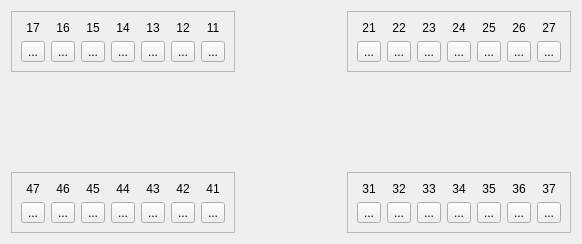
<?xml version="1.0" encoding="UTF-8"?>
<ui version="4.0">
 <class>TeethForm</class>
 <widget class="QWidget" name="TeethForm">
  <property name="geometry">
   <rect>
    <x>0</x>
    <y>0</y>
    <width>582</width>
    <height>244</height>
   </rect>
  </property>
  <property name="windowTitle">
   <string>Form</string>
  </property>
  <layout class="QVBoxLayout" name="verticalLayout_34">
   <item>
    <layout class="QVBoxLayout" name="verticalLayout_33">
     <item>
      <layout class="QHBoxLayout" name="horizontalLayout_6">
       <item>
        <widget class="QFrame" name="frame">
         <property name="frameShape">
          <enum>QFrame::StyledPanel</enum>
         </property>
         <property name="frameShadow">
          <enum>QFrame::Raised</enum>
         </property>
         <layout class="QVBoxLayout" name="verticalLayout_29">
          <item>
           <layout class="QHBoxLayout" name="horizontalLayout">
            <item>
             <layout class="QVBoxLayout" name="verticalLayout_7">
              <item>
               <widget class="QLabel" name="label">
                <property name="text">
                 <string>17</string>
                </property>
                <property name="alignment">
                 <set>Qt::AlignCenter</set>
                </property>
               </widget>
              </item>
              <item>
               <widget class="QToolButton" name="toolButton_17">
                <property name="text">
                 <string>...</string>
                </property>
                <property name="icon">
                 <iconset resource="Image.qrc">
                  <normaloff>:/teeth/teeth/topLeft/17.png</normaloff>:/teeth/teeth/topLeft/17.png</iconset>
                </property>
                <property name="iconSize">
                 <size>
                  <width>20</width>
                  <height>40</height>
                 </size>
                </property>
               </widget>
              </item>
             </layout>
            </item>
            <item>
             <layout class="QVBoxLayout" name="verticalLayout_6">
              <item>
               <widget class="QLabel" name="label_7">
                <property name="text">
                 <string>16</string>
                </property>
                <property name="alignment">
                 <set>Qt::AlignCenter</set>
                </property>
               </widget>
              </item>
              <item>
               <widget class="QToolButton" name="toolButton_16">
                <property name="text">
                 <string>...</string>
                </property>
                <property name="icon">
                 <iconset resource="Image.qrc">
                  <normaloff>:/teeth/teeth/topLeft/16.png</normaloff>:/teeth/teeth/topLeft/16.png</iconset>
                </property>
                <property name="iconSize">
                 <size>
                  <width>20</width>
                  <height>40</height>
                 </size>
                </property>
               </widget>
              </item>
             </layout>
            </item>
            <item>
             <layout class="QVBoxLayout" name="verticalLayout_5">
              <item>
               <widget class="QLabel" name="label_6">
                <property name="text">
                 <string>15</string>
                </property>
                <property name="alignment">
                 <set>Qt::AlignCenter</set>
                </property>
               </widget>
              </item>
              <item>
               <widget class="QToolButton" name="toolButton_15">
                <property name="text">
                 <string>...</string>
                </property>
                <property name="icon">
                 <iconset resource="Image.qrc">
                  <normaloff>:/teeth/teeth/topLeft/15.png</normaloff>:/teeth/teeth/topLeft/15.png</iconset>
                </property>
                <property name="iconSize">
                 <size>
                  <width>20</width>
                  <height>40</height>
                 </size>
                </property>
               </widget>
              </item>
             </layout>
            </item>
            <item>
             <layout class="QVBoxLayout" name="verticalLayout_4">
              <item>
               <widget class="QLabel" name="label_5">
                <property name="text">
                 <string>14</string>
                </property>
                <property name="alignment">
                 <set>Qt::AlignCenter</set>
                </property>
               </widget>
              </item>
              <item>
               <widget class="QToolButton" name="toolButton_14">
                <property name="text">
                 <string>...</string>
                </property>
                <property name="icon">
                 <iconset resource="Image.qrc">
                  <normaloff>:/teeth/teeth/topLeft/15.png</normaloff>:/teeth/teeth/topLeft/15.png</iconset>
                </property>
                <property name="iconSize">
                 <size>
                  <width>20</width>
                  <height>40</height>
                 </size>
                </property>
               </widget>
              </item>
             </layout>
            </item>
            <item>
             <layout class="QVBoxLayout" name="verticalLayout_3">
              <item>
               <widget class="QLabel" name="label_4">
                <property name="text">
                 <string>13</string>
                </property>
                <property name="alignment">
                 <set>Qt::AlignCenter</set>
                </property>
               </widget>
              </item>
              <item>
               <widget class="QToolButton" name="toolButton_13">
                <property name="text">
                 <string>...</string>
                </property>
                <property name="icon">
                 <iconset resource="Image.qrc">
                  <normaloff>:/teeth/teeth/topLeft/13.png</normaloff>:/teeth/teeth/topLeft/13.png</iconset>
                </property>
                <property name="iconSize">
                 <size>
                  <width>20</width>
                  <height>40</height>
                 </size>
                </property>
               </widget>
              </item>
             </layout>
            </item>
            <item>
             <layout class="QVBoxLayout" name="verticalLayout_2">
              <item>
               <widget class="QLabel" name="label_3">
                <property name="text">
                 <string>12</string>
                </property>
                <property name="alignment">
                 <set>Qt::AlignCenter</set>
                </property>
               </widget>
              </item>
              <item>
               <widget class="QToolButton" name="toolButton_12">
                <property name="text">
                 <string>...</string>
                </property>
                <property name="icon">
                 <iconset resource="Image.qrc">
                  <normaloff>:/teeth/teeth/topLeft/12.png</normaloff>:/teeth/teeth/topLeft/12.png</iconset>
                </property>
                <property name="iconSize">
                 <size>
                  <width>20</width>
                  <height>40</height>
                 </size>
                </property>
               </widget>
              </item>
             </layout>
            </item>
            <item>
             <layout class="QVBoxLayout" name="verticalLayout">
              <item>
               <widget class="QLabel" name="label_2">
                <property name="text">
                 <string>11</string>
                </property>
                <property name="alignment">
                 <set>Qt::AlignCenter</set>
                </property>
               </widget>
              </item>
              <item>
               <widget class="QToolButton" name="toolButton_11">
                <property name="text">
                 <string>...</string>
                </property>
                <property name="icon">
                 <iconset resource="Image.qrc">
                  <normaloff>:/teeth/teeth/topLeft/11.png</normaloff>:/teeth/teeth/topLeft/11.png</iconset>
                </property>
                <property name="iconSize">
                 <size>
                  <width>20</width>
                  <height>40</height>
                 </size>
                </property>
               </widget>
              </item>
             </layout>
            </item>
           </layout>
          </item>
         </layout>
        </widget>
       </item>
       <item>
        <spacer name="horizontalSpacer">
         <property name="orientation">
          <enum>Qt::Horizontal</enum>
         </property>
         <property name="sizeHint" stdset="0">
          <size>
           <width>18</width>
           <height>20</height>
          </size>
         </property>
        </spacer>
       </item>
       <item>
        <widget class="QFrame" name="frame_2">
         <property name="frameShape">
          <enum>QFrame::StyledPanel</enum>
         </property>
         <property name="frameShadow">
          <enum>QFrame::Raised</enum>
         </property>
         <layout class="QVBoxLayout" name="verticalLayout_30">
          <item>
           <layout class="QHBoxLayout" name="horizontalLayout_2">
            <item>
             <layout class="QVBoxLayout" name="verticalLayout_8">
              <item>
               <widget class="QLabel" name="label_13">
                <property name="text">
                 <string>21</string>
                </property>
                <property name="alignment">
                 <set>Qt::AlignCenter</set>
                </property>
               </widget>
              </item>
              <item>
               <widget class="QToolButton" name="toolButton_21">
                <property name="text">
                 <string>...</string>
                </property>
                <property name="icon">
                 <iconset resource="Image.qrc">
                  <normaloff>:/teeth/teeth/topRight/21.png</normaloff>:/teeth/teeth/topRight/21.png</iconset>
                </property>
                <property name="iconSize">
                 <size>
                  <width>20</width>
                  <height>40</height>
                 </size>
                </property>
               </widget>
              </item>
             </layout>
            </item>
            <item>
             <layout class="QVBoxLayout" name="verticalLayout_9">
              <item>
               <widget class="QLabel" name="label_10">
                <property name="text">
                 <string>22</string>
                </property>
                <property name="alignment">
                 <set>Qt::AlignCenter</set>
                </property>
               </widget>
              </item>
              <item>
               <widget class="QToolButton" name="toolButton_22">
                <property name="text">
                 <string>...</string>
                </property>
                <property name="icon">
                 <iconset resource="Image.qrc">
                  <normaloff>:/teeth/teeth/topRight/22.png</normaloff>:/teeth/teeth/topRight/22.png</iconset>
                </property>
                <property name="iconSize">
                 <size>
                  <width>20</width>
                  <height>40</height>
                 </size>
                </property>
               </widget>
              </item>
             </layout>
            </item>
            <item>
             <layout class="QVBoxLayout" name="verticalLayout_10">
              <item>
               <widget class="QLabel" name="label_8">
                <property name="text">
                 <string>23</string>
                </property>
                <property name="alignment">
                 <set>Qt::AlignCenter</set>
                </property>
               </widget>
              </item>
              <item>
               <widget class="QToolButton" name="toolButton_23">
                <property name="text">
                 <string>...</string>
                </property>
                <property name="icon">
                 <iconset resource="Image.qrc">
                  <normaloff>:/teeth/teeth/topRight/23.png</normaloff>:/teeth/teeth/topRight/23.png</iconset>
                </property>
                <property name="iconSize">
                 <size>
                  <width>20</width>
                  <height>40</height>
                 </size>
                </property>
               </widget>
              </item>
             </layout>
            </item>
            <item>
             <layout class="QVBoxLayout" name="verticalLayout_11">
              <item>
               <widget class="QLabel" name="label_14">
                <property name="text">
                 <string>24</string>
                </property>
                <property name="alignment">
                 <set>Qt::AlignCenter</set>
                </property>
               </widget>
              </item>
              <item>
               <widget class="QToolButton" name="toolButton_24">
                <property name="text">
                 <string>...</string>
                </property>
                <property name="icon">
                 <iconset resource="Image.qrc">
                  <normaloff>:/teeth/teeth/topRight/24.png</normaloff>:/teeth/teeth/topRight/24.png</iconset>
                </property>
                <property name="iconSize">
                 <size>
                  <width>20</width>
                  <height>40</height>
                 </size>
                </property>
               </widget>
              </item>
             </layout>
            </item>
            <item>
             <layout class="QVBoxLayout" name="verticalLayout_12">
              <item>
               <widget class="QLabel" name="label_9">
                <property name="text">
                 <string>25</string>
                </property>
                <property name="alignment">
                 <set>Qt::AlignCenter</set>
                </property>
               </widget>
              </item>
              <item>
               <widget class="QToolButton" name="toolButton_25">
                <property name="text">
                 <string>...</string>
                </property>
                <property name="icon">
                 <iconset resource="Image.qrc">
                  <normaloff>:/teeth/teeth/topRight/25.png</normaloff>:/teeth/teeth/topRight/25.png</iconset>
                </property>
                <property name="iconSize">
                 <size>
                  <width>20</width>
                  <height>40</height>
                 </size>
                </property>
               </widget>
              </item>
             </layout>
            </item>
            <item>
             <layout class="QVBoxLayout" name="verticalLayout_13">
              <item>
               <widget class="QLabel" name="label_11">
                <property name="text">
                 <string>26</string>
                </property>
                <property name="alignment">
                 <set>Qt::AlignCenter</set>
                </property>
               </widget>
              </item>
              <item>
               <widget class="QToolButton" name="toolButton_26">
                <property name="text">
                 <string>...</string>
                </property>
                <property name="icon">
                 <iconset resource="Image.qrc">
                  <normaloff>:/teeth/teeth/topRight/26.png</normaloff>:/teeth/teeth/topRight/26.png</iconset>
                </property>
                <property name="iconSize">
                 <size>
                  <width>20</width>
                  <height>40</height>
                 </size>
                </property>
               </widget>
              </item>
             </layout>
            </item>
            <item>
             <layout class="QVBoxLayout" name="verticalLayout_14">
              <item>
               <widget class="QLabel" name="label_12">
                <property name="text">
                 <string>27</string>
                </property>
                <property name="alignment">
                 <set>Qt::AlignCenter</set>
                </property>
               </widget>
              </item>
              <item>
               <widget class="QToolButton" name="toolButton_27">
                <property name="text">
                 <string>...</string>
                </property>
                <property name="icon">
                 <iconset resource="Image.qrc">
                  <normaloff>:/teeth/teeth/topRight/27.png</normaloff>:/teeth/teeth/topRight/27.png</iconset>
                </property>
                <property name="iconSize">
                 <size>
                  <width>20</width>
                  <height>40</height>
                 </size>
                </property>
               </widget>
              </item>
             </layout>
            </item>
           </layout>
          </item>
         </layout>
        </widget>
       </item>
      </layout>
     </item>
     <item>
      <spacer name="verticalSpacer">
       <property name="orientation">
        <enum>Qt::Vertical</enum>
       </property>
       <property name="sizeHint" stdset="0">
        <size>
         <width>20</width>
         <height>17</height>
        </size>
       </property>
      </spacer>
     </item>
     <item>
      <layout class="QHBoxLayout" name="horizontalLayout_5">
       <item>
        <widget class="QFrame" name="frame_3">
         <property name="frameShape">
          <enum>QFrame::StyledPanel</enum>
         </property>
         <property name="frameShadow">
          <enum>QFrame::Raised</enum>
         </property>
         <layout class="QVBoxLayout" name="verticalLayout_31">
          <item>
           <layout class="QHBoxLayout" name="horizontalLayout_3">
            <item>
             <layout class="QVBoxLayout" name="verticalLayout_28">
              <item>
               <widget class="QLabel" name="label_20">
                <property name="text">
                 <string>47</string>
                </property>
                <property name="alignment">
                 <set>Qt::AlignCenter</set>
                </property>
               </widget>
              </item>
              <item>
               <widget class="QToolButton" name="toolButton_47">
                <property name="text">
                 <string>...</string>
                </property>
                <property name="icon">
                 <iconset resource="Image.qrc">
                  <normaloff>:/teeth/teeth/bottomLeft/47.png</normaloff>:/teeth/teeth/bottomLeft/47.png</iconset>
                </property>
                <property name="iconSize">
                 <size>
                  <width>20</width>
                  <height>40</height>
                 </size>
                </property>
               </widget>
              </item>
             </layout>
            </item>
            <item>
             <layout class="QVBoxLayout" name="verticalLayout_27">
              <item>
               <widget class="QLabel" name="label_17">
                <property name="text">
                 <string>46</string>
                </property>
                <property name="alignment">
                 <set>Qt::AlignCenter</set>
                </property>
               </widget>
              </item>
              <item>
               <widget class="QToolButton" name="toolButton_46">
                <property name="text">
                 <string>...</string>
                </property>
                <property name="icon">
                 <iconset resource="Image.qrc">
                  <normaloff>:/teeth/teeth/bottomLeft/46.png</normaloff>:/teeth/teeth/bottomLeft/46.png</iconset>
                </property>
                <property name="iconSize">
                 <size>
                  <width>20</width>
                  <height>40</height>
                 </size>
                </property>
               </widget>
              </item>
             </layout>
            </item>
            <item>
             <layout class="QVBoxLayout" name="verticalLayout_26">
              <item>
               <widget class="QLabel" name="label_15">
                <property name="text">
                 <string>45</string>
                </property>
                <property name="alignment">
                 <set>Qt::AlignCenter</set>
                </property>
               </widget>
              </item>
              <item>
               <widget class="QToolButton" name="toolButton_45">
                <property name="text">
                 <string>...</string>
                </property>
                <property name="icon">
                 <iconset resource="Image.qrc">
                  <normaloff>:/teeth/teeth/bottomLeft/45.png</normaloff>:/teeth/teeth/bottomLeft/45.png</iconset>
                </property>
                <property name="iconSize">
                 <size>
                  <width>20</width>
                  <height>40</height>
                 </size>
                </property>
               </widget>
              </item>
             </layout>
            </item>
            <item>
             <layout class="QVBoxLayout" name="verticalLayout_25">
              <item>
               <widget class="QLabel" name="label_21">
                <property name="text">
                 <string>44</string>
                </property>
                <property name="alignment">
                 <set>Qt::AlignCenter</set>
                </property>
               </widget>
              </item>
              <item>
               <widget class="QToolButton" name="toolButton_44">
                <property name="text">
                 <string>...</string>
                </property>
                <property name="icon">
                 <iconset resource="Image.qrc">
                  <normaloff>:/teeth/teeth/bottomLeft/44.png</normaloff>:/teeth/teeth/bottomLeft/44.png</iconset>
                </property>
                <property name="iconSize">
                 <size>
                  <width>20</width>
                  <height>40</height>
                 </size>
                </property>
               </widget>
              </item>
             </layout>
            </item>
            <item>
             <layout class="QVBoxLayout" name="verticalLayout_24">
              <item>
               <widget class="QLabel" name="label_16">
                <property name="text">
                 <string>43</string>
                </property>
                <property name="alignment">
                 <set>Qt::AlignCenter</set>
                </property>
               </widget>
              </item>
              <item>
               <widget class="QToolButton" name="toolButton_43">
                <property name="text">
                 <string>...</string>
                </property>
                <property name="icon">
                 <iconset resource="Image.qrc">
                  <normaloff>:/teeth/teeth/bottomLeft/43.png</normaloff>:/teeth/teeth/bottomLeft/43.png</iconset>
                </property>
                <property name="iconSize">
                 <size>
                  <width>20</width>
                  <height>40</height>
                 </size>
                </property>
               </widget>
              </item>
             </layout>
            </item>
            <item>
             <layout class="QVBoxLayout" name="verticalLayout_23">
              <item>
               <widget class="QLabel" name="label_18">
                <property name="text">
                 <string>42</string>
                </property>
                <property name="alignment">
                 <set>Qt::AlignCenter</set>
                </property>
               </widget>
              </item>
              <item>
               <widget class="QToolButton" name="toolButton_42">
                <property name="text">
                 <string>...</string>
                </property>
                <property name="icon">
                 <iconset resource="Image.qrc">
                  <normaloff>:/teeth/teeth/bottomLeft/42.png</normaloff>:/teeth/teeth/bottomLeft/42.png</iconset>
                </property>
                <property name="iconSize">
                 <size>
                  <width>20</width>
                  <height>40</height>
                 </size>
                </property>
               </widget>
              </item>
             </layout>
            </item>
            <item>
             <layout class="QVBoxLayout" name="verticalLayout_22">
              <item>
               <widget class="QLabel" name="label_19">
                <property name="text">
                 <string>41</string>
                </property>
                <property name="alignment">
                 <set>Qt::AlignCenter</set>
                </property>
               </widget>
              </item>
              <item>
               <widget class="QToolButton" name="toolButton_41">
                <property name="text">
                 <string>...</string>
                </property>
                <property name="icon">
                 <iconset resource="Image.qrc">
                  <normaloff>:/teeth/teeth/bottomLeft/41.png</normaloff>:/teeth/teeth/bottomLeft/41.png</iconset>
                </property>
                <property name="iconSize">
                 <size>
                  <width>20</width>
                  <height>40</height>
                 </size>
                </property>
               </widget>
              </item>
             </layout>
            </item>
           </layout>
          </item>
         </layout>
        </widget>
       </item>
       <item>
        <spacer name="horizontalSpacer_2">
         <property name="orientation">
          <enum>Qt::Horizontal</enum>
         </property>
         <property name="sizeHint" stdset="0">
          <size>
           <width>18</width>
           <height>20</height>
          </size>
         </property>
        </spacer>
       </item>
       <item>
        <widget class="QFrame" name="frame_4">
         <property name="frameShape">
          <enum>QFrame::StyledPanel</enum>
         </property>
         <property name="frameShadow">
          <enum>QFrame::Raised</enum>
         </property>
         <layout class="QVBoxLayout" name="verticalLayout_32">
          <item>
           <layout class="QHBoxLayout" name="horizontalLayout_4">
            <item>
             <layout class="QVBoxLayout" name="verticalLayout_15">
              <item>
               <widget class="QLabel" name="label_27">
                <property name="text">
                 <string>31</string>
                </property>
                <property name="alignment">
                 <set>Qt::AlignCenter</set>
                </property>
               </widget>
              </item>
              <item>
               <widget class="QToolButton" name="toolButton_31">
                <property name="text">
                 <string>...</string>
                </property>
                <property name="icon">
                 <iconset resource="Image.qrc">
                  <normaloff>:/teeth/teeth/bottomRight/31.png</normaloff>:/teeth/teeth/bottomRight/31.png</iconset>
                </property>
                <property name="iconSize">
                 <size>
                  <width>20</width>
                  <height>40</height>
                 </size>
                </property>
               </widget>
              </item>
             </layout>
            </item>
            <item>
             <layout class="QVBoxLayout" name="verticalLayout_16">
              <item>
               <widget class="QLabel" name="label_24">
                <property name="text">
                 <string>32</string>
                </property>
                <property name="alignment">
                 <set>Qt::AlignCenter</set>
                </property>
               </widget>
              </item>
              <item>
               <widget class="QToolButton" name="toolButton_32">
                <property name="text">
                 <string>...</string>
                </property>
                <property name="icon">
                 <iconset resource="Image.qrc">
                  <normaloff>:/teeth/teeth/bottomRight/32.png</normaloff>:/teeth/teeth/bottomRight/32.png</iconset>
                </property>
                <property name="iconSize">
                 <size>
                  <width>20</width>
                  <height>40</height>
                 </size>
                </property>
               </widget>
              </item>
             </layout>
            </item>
            <item>
             <layout class="QVBoxLayout" name="verticalLayout_17">
              <item>
               <widget class="QLabel" name="label_22">
                <property name="text">
                 <string>33</string>
                </property>
                <property name="alignment">
                 <set>Qt::AlignCenter</set>
                </property>
               </widget>
              </item>
              <item>
               <widget class="QToolButton" name="toolButton_33">
                <property name="text">
                 <string>...</string>
                </property>
                <property name="icon">
                 <iconset resource="Image.qrc">
                  <normaloff>:/teeth/teeth/bottomRight/33.png</normaloff>:/teeth/teeth/bottomRight/33.png</iconset>
                </property>
                <property name="iconSize">
                 <size>
                  <width>20</width>
                  <height>40</height>
                 </size>
                </property>
               </widget>
              </item>
             </layout>
            </item>
            <item>
             <layout class="QVBoxLayout" name="verticalLayout_18">
              <item>
               <widget class="QLabel" name="label_28">
                <property name="text">
                 <string>34</string>
                </property>
                <property name="alignment">
                 <set>Qt::AlignCenter</set>
                </property>
               </widget>
              </item>
              <item>
               <widget class="QToolButton" name="toolButton_34">
                <property name="text">
                 <string>...</string>
                </property>
                <property name="icon">
                 <iconset resource="Image.qrc">
                  <normaloff>:/teeth/teeth/bottomRight/34.png</normaloff>:/teeth/teeth/bottomRight/34.png</iconset>
                </property>
                <property name="iconSize">
                 <size>
                  <width>20</width>
                  <height>40</height>
                 </size>
                </property>
               </widget>
              </item>
             </layout>
            </item>
            <item>
             <layout class="QVBoxLayout" name="verticalLayout_19">
              <item>
               <widget class="QLabel" name="label_23">
                <property name="text">
                 <string>35</string>
                </property>
                <property name="alignment">
                 <set>Qt::AlignCenter</set>
                </property>
               </widget>
              </item>
              <item>
               <widget class="QToolButton" name="toolButton_35">
                <property name="text">
                 <string>...</string>
                </property>
                <property name="icon">
                 <iconset resource="Image.qrc">
                  <normaloff>:/teeth/teeth/bottomRight/35.png</normaloff>:/teeth/teeth/bottomRight/35.png</iconset>
                </property>
                <property name="iconSize">
                 <size>
                  <width>20</width>
                  <height>40</height>
                 </size>
                </property>
               </widget>
              </item>
             </layout>
            </item>
            <item>
             <layout class="QVBoxLayout" name="verticalLayout_20">
              <item>
               <widget class="QLabel" name="label_25">
                <property name="text">
                 <string>36</string>
                </property>
                <property name="alignment">
                 <set>Qt::AlignCenter</set>
                </property>
               </widget>
              </item>
              <item>
               <widget class="QToolButton" name="toolButton_36">
                <property name="text">
                 <string>...</string>
                </property>
                <property name="icon">
                 <iconset resource="Image.qrc">
                  <normaloff>:/teeth/teeth/bottomRight/36.png</normaloff>:/teeth/teeth/bottomRight/36.png</iconset>
                </property>
                <property name="iconSize">
                 <size>
                  <width>20</width>
                  <height>40</height>
                 </size>
                </property>
               </widget>
              </item>
             </layout>
            </item>
            <item>
             <layout class="QVBoxLayout" name="verticalLayout_21">
              <item>
               <widget class="QLabel" name="label_26">
                <property name="text">
                 <string>37</string>
                </property>
                <property name="alignment">
                 <set>Qt::AlignCenter</set>
                </property>
               </widget>
              </item>
              <item>
               <widget class="QToolButton" name="toolButton_37">
                <property name="text">
                 <string>...</string>
                </property>
                <property name="icon">
                 <iconset resource="Image.qrc">
                  <normaloff>:/teeth/teeth/bottomRight/37.png</normaloff>:/teeth/teeth/bottomRight/37.png</iconset>
                </property>
                <property name="iconSize">
                 <size>
                  <width>20</width>
                  <height>40</height>
                 </size>
                </property>
               </widget>
              </item>
             </layout>
            </item>
           </layout>
          </item>
         </layout>
        </widget>
       </item>
      </layout>
     </item>
    </layout>
   </item>
  </layout>
 </widget>
 <resources>
  <include location="Image.qrc"/>
 </resources>
 <connections/>
</ui>
